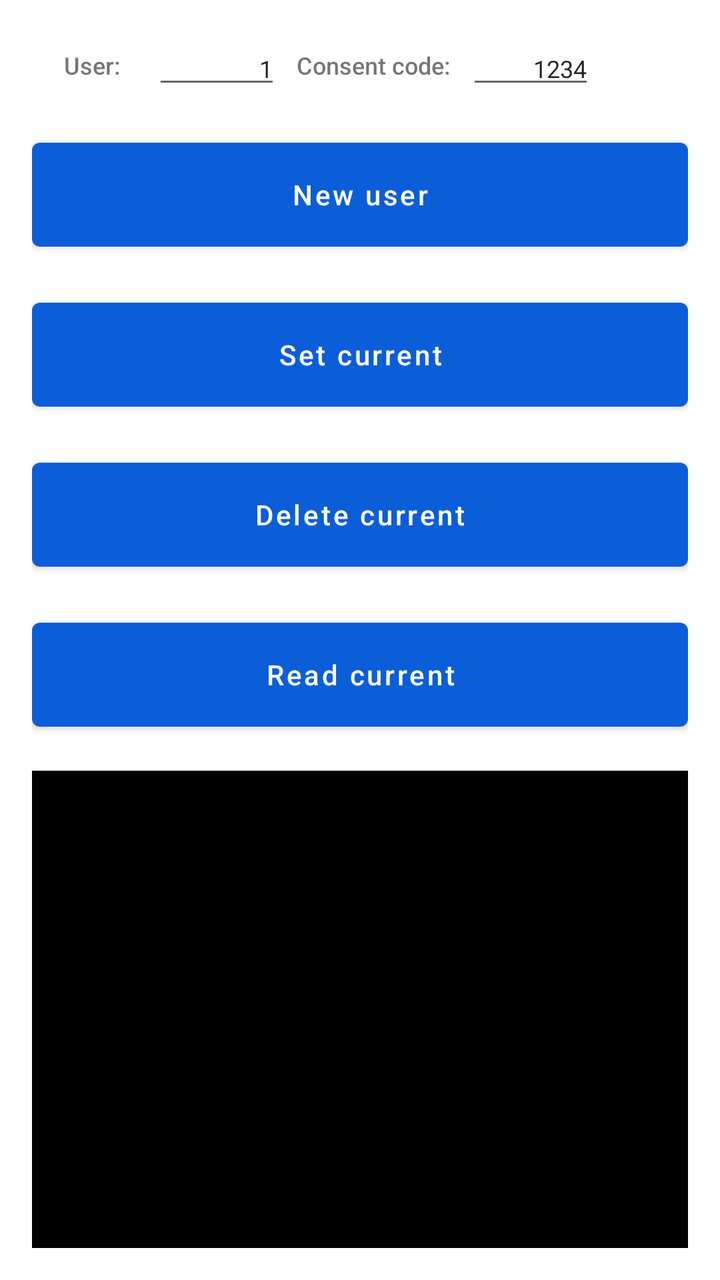
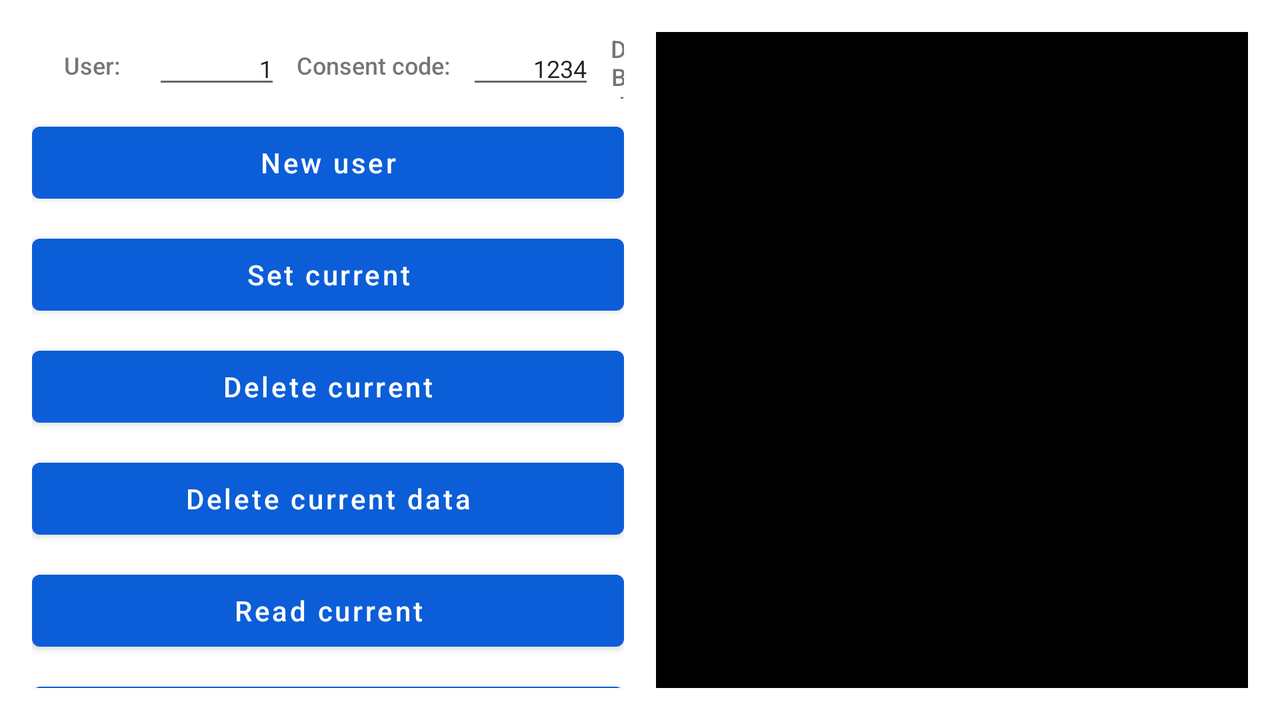

First picture: res/layout/ on a phone held upright. Second picture: the repository's own variant of that layout, on a device whose configuration matches the variant's folder. Source for both follows.
<!-- AndroidManifest.xml: application theme Theme.Btclient -->
<!-- res/layout/activity_users.xml -->
<?xml version="1.0" encoding="utf-8"?>
<androidx.constraintlayout.widget.ConstraintLayout xmlns:android="http://schemas.android.com/apk/res/android"
    xmlns:app="http://schemas.android.com/apk/res-auto"
    xmlns:tools="http://schemas.android.com/tools"
    android:layout_width="match_parent"
    android:layout_height="match_parent"
    tools:context=".ui.UsersActivity">

    <LinearLayout
        android:layout_width="match_parent"
        android:layout_height="match_parent"
        app:layout_constraintBottom_toBottomOf="parent"
        app:layout_constraintLeft_toLeftOf="parent"
        app:layout_constraintRight_toRightOf="parent"
        app:layout_constraintTop_toTopOf="parent"
        android:layout_marginTop="16dp"
        android:layout_marginStart="16dp"
        android:layout_marginEnd="16dp"
        android:weightSum="1"
        android:orientation="vertical">

    <LinearLayout
        android:layout_width="match_parent"
        android:layout_height="wrap_content"
        app:layout_constraintBottom_toBottomOf="parent"
        app:layout_constraintLeft_toLeftOf="parent"
        app:layout_constraintRight_toRightOf="parent"
        android:layout_marginBottom="16dp"
        android:orientation="horizontal">
        <TextView
            android:id="@+id/lblUserNumber"
            android:layout_width="wrap_content"
            android:layout_height="match_parent"
            android:fontFamily="sans-serif-medium"
            android:textSize="12sp"
            android:layout_marginStart="16dp"
            android:gravity="center"
            android:text="User:" />

        

        <EditText
            android:id="@+id/txtUserIndex"
            android:layout_width="64dp"
            android:layout_height="wrap_content"
            android:layout_gravity="center"
            android:text="1"
            android:textSize="12sp"
            android:layout_marginStart="16dp"
            android:textAlignment="textEnd"
            android:inputType="number"
            android:maxLength="3" />

        <TextView
            android:id="@+id/lblConsentCode"
            android:layout_width="wrap_content"
            android:layout_height="match_parent"
            android:fontFamily="sans-serif-medium"
            android:textSize="12sp"
            android:layout_marginStart="8dp"
            android:gravity="center"
            android:text="Consent code:" />

        <EditText
            android:id="@+id/txtConsentCode"
            android:layout_width="64dp"
            android:layout_height="wrap_content"
            android:layout_gravity="center"
            android:text="1234"
            android:textSize="12sp"
            android:layout_marginStart="8dp"
            android:textAlignment="textEnd"
            android:inputType="number"
            android:maxLength="4" />


    </LinearLayout>

    <Button
            android:id="@+id/btnNewUser"
            android:layout_width="match_parent"
            android:layout_height="64dp"
            android:text="@string/new_user"
            app:layout_constraintBottom_toBottomOf="parent"
            app:layout_constraintLeft_toLeftOf="parent"
            app:layout_constraintRight_toRightOf="parent"
            android:layout_gravity="bottom"
            android:layout_marginBottom="16dp"
            android:textAllCaps="false"
            android:onClick="newUser" />

        <Button
            android:id="@+id/setUser"
            android:layout_height="64dp"
            android:layout_width="match_parent"
            android:text="@string/set_user"
            android:textAllCaps="false"
            android:layout_marginBottom="16dp"
            android:onClick="setUser" />

        <Button
            android:id="@+id/deleteUser"
            android:layout_width="match_parent"
            android:layout_height="64dp"
            android:text="@string/delete_user"
            app:layout_constraintBottom_toBottomOf="parent"
            app:layout_constraintLeft_toLeftOf="parent"
            app:layout_constraintRight_toRightOf="parent"
            android:layout_gravity="bottom"
            android:layout_marginBottom="16dp"
            android:textAllCaps="false"
            android:onClick="deleteUser" />

        <Button
            android:id="@+id/readCurrentUser"
            android:layout_width="match_parent"
            android:layout_height="64dp"
            android:text="@string/read_current_user"
            app:layout_constraintBottom_toBottomOf="parent"
            app:layout_constraintLeft_toLeftOf="parent"
            app:layout_constraintRight_toRightOf="parent"
            android:layout_gravity="bottom"
            android:layout_marginBottom="16dp"
            android:textAllCaps="false"
            android:onClick="readCurrentUser" />

        <TextView
            android:id="@+id/usersLog"
            android:layout_width="match_parent"
            android:layout_height="0dp"
            android:layout_weight="1"
            android:scrollbars="vertical"
            android:background="@color/black"
            android:textColor="@color/white"
            android:layout_marginBottom="16dp" />

    </LinearLayout>

</androidx.constraintlayout.widget.ConstraintLayout>
<!-- resources referenced by this layout -->
<resources>
  <color name="black">#FF000000</color>
  <color name="white">#FFFFFFFF</color>
  <string name="delete_user">Delete current</string>
  <string name="new_user">New user</string>
  <string name="read_current_user">Read current</string>
  <string name="set_user">Set current</string>
  <style name="Theme.Btclient" parent="Theme.MaterialComponents.DayNight.DarkActionBar">
          
          <item name="colorPrimary">@color/philips_blue_base</item>
          <item name="colorPrimaryVariant">@color/philips_blue_base</item>
          <item name="colorOnPrimary">@color/white</item>
          
          <item name="colorSecondary">@color/philips_blue_deep</item>
          <item name="colorSecondaryVariant">@color/philips_blue_deep</item>
          <item name="colorOnSecondary">@color/black</item>
          
          <item name="android:statusBarColor" tools:targetApi="l">?attr/colorPrimary</item>
          
      </style>
  <color name="philips_blue_base">#0b5ed7</color>
  <color name="philips_blue_deep">#000066</color>
</resources>
<!-- res/layout-land/activity_users.xml (the repository's variant of the layout above) -->
<!-- drawn on the phone turned sideways -->
<?xml version="1.0" encoding="utf-8"?>
<androidx.constraintlayout.widget.ConstraintLayout xmlns:android="http://schemas.android.com/apk/res/android"
    xmlns:app="http://schemas.android.com/apk/res-auto"
    xmlns:tools="http://schemas.android.com/tools"
    android:layout_width="match_parent"
    android:layout_height="match_parent"
    tools:context=".ui.UsersActivity">

    <LinearLayout
        android:layout_width="match_parent"
        android:layout_height="match_parent"
        android:layout_marginTop="16dp"
        android:layout_marginBottom="16dp"
        android:layout_marginStart="16dp"
        android:layout_marginEnd="16dp"
        android:orientation="horizontal"
        android:weightSum="1"
        app:layout_constraintBottom_toBottomOf="parent"
        app:layout_constraintLeft_toLeftOf="parent"
        app:layout_constraintRight_toRightOf="parent"
        app:layout_constraintTop_toTopOf="parent">

        <LinearLayout
            android:layout_marginEnd="16dp"
            android:layout_width="0dp"
            android:layout_height="match_parent"
            android:layout_weight="0.50"
            android:orientation="vertical">

            <LinearLayout
                android:layout_width="match_parent"
                android:layout_height="wrap_content"
                android:layout_marginBottom="8dp"
                android:orientation="horizontal">
                <TextView
                    android:id="@+id/lblUserNumber"
                    android:layout_width="wrap_content"
                    android:layout_height="match_parent"
                    android:fontFamily="sans-serif-medium"
                    android:textSize="12sp"
                    android:layout_marginStart="16dp"
                    android:gravity="center"
                    android:text="User:" />

                

                <EditText
                    android:id="@+id/txtUserIndex"
                    android:layout_width="64dp"
                    android:layout_height="wrap_content"
                    android:layout_gravity="center"
                    android:text="1"
                    android:textSize="12sp"
                    android:layout_marginStart="16dp"
                    android:textAlignment="textEnd"
                    android:inputType="number"
                    android:maxLength="3" />

                <TextView
                    android:id="@+id/lblConsentCode"
                    android:layout_width="wrap_content"
                    android:layout_height="match_parent"
                    android:fontFamily="sans-serif-medium"
                    android:textSize="12sp"
                    android:layout_marginStart="8dp"
                    android:gravity="center"
                    android:text="Consent code:" />

                <EditText
                    android:id="@+id/txtConsentCode"
                    android:layout_width="64dp"
                    android:layout_height="wrap_content"
                    android:layout_gravity="center"
                    android:text="1234"
                    android:textSize="12sp"
                    android:layout_marginStart="8dp"
                    android:textAlignment="textEnd"
                    android:inputType="number"
                    android:maxLength="4" />


                <TextView
                    android:id="@+id/lblDbInc"
                    android:layout_width="wrap_content"
                    android:layout_height="match_parent"
                    android:fontFamily="sans-serif-medium"
                    android:textSize="12sp"
                    android:layout_marginStart="8dp"
                    android:gravity="center"
                    android:text="DB Inc:" />

                <EditText
                    android:id="@+id/txtDbInc"
                    android:layout_width="32dp"
                    android:layout_height="wrap_content"
                    android:layout_gravity="center"
                    android:text="1"
                    android:textSize="12sp"
                    android:layout_marginStart="4dp"
                    android:textAlignment="textEnd"
                    android:inputType="number"
                    android:maxLength="4" />

                <TextView
                    android:id="@+id/lblText"
                    android:layout_width="wrap_content"
                    android:layout_height="match_parent"
                    android:fontFamily="sans-serif-medium"
                    android:textSize="12sp"
                    android:layout_marginStart="4dp"
                    android:gravity="center"
                    android:text="Text:" />

                <EditText
                    android:id="@+id/txtText"
                    android:layout_width="32dp"
                    android:layout_height="wrap_content"
                    android:layout_gravity="center"
                    android:textSize="12sp"
                    android:layout_marginStart="4dp"
                    android:textAlignment="textEnd"
                    android:maxLength="8" />

            </LinearLayout>

            <Button
                android:id="@+id/btnNewUser"
                android:layout_width="match_parent"
                android:layout_height="48dp"
                android:text="@string/new_user"
                app:layout_constraintBottom_toBottomOf="parent"
                app:layout_constraintLeft_toLeftOf="parent"
                app:layout_constraintRight_toRightOf="parent"
                android:layout_gravity="bottom"
                android:layout_marginBottom="8dp"
                android:textAllCaps="false"
                android:onClick="newUser" />

            <Button
                android:id="@+id/setUser"
                android:layout_height="48dp"
                android:layout_width="match_parent"
                android:text="@string/set_user"
                android:textAllCaps="false"
                android:layout_marginBottom="8dp"
                android:onClick="setUser" />

            <Button
                android:id="@+id/deleteUser"
                android:layout_width="match_parent"
                android:layout_height="48dp"
                android:text="@string/delete_user"
                app:layout_constraintBottom_toBottomOf="parent"
                app:layout_constraintLeft_toLeftOf="parent"
                app:layout_constraintRight_toRightOf="parent"
                android:layout_gravity="bottom"
                android:layout_marginBottom="8dp"
                android:textAllCaps="false"
                android:onClick="deleteUser" />

            <Button
                android:id="@+id/deleteUserData"
                android:layout_width="match_parent"
                android:layout_height="48dp"
                android:text="@string/delete_user_data"
                app:layout_constraintBottom_toBottomOf="parent"
                app:layout_constraintLeft_toLeftOf="parent"
                app:layout_constraintRight_toRightOf="parent"
                android:layout_gravity="bottom"
                android:layout_marginBottom="8dp"
                android:textAllCaps="false"
                android:onClick="deleteUserData" />

            <Button
                android:id="@+id/readCurrentUser"
                android:layout_width="match_parent"
                android:layout_height="48dp"
                android:text="@string/read_current_user"
                app:layout_constraintBottom_toBottomOf="parent"
                app:layout_constraintLeft_toLeftOf="parent"
                app:layout_constraintRight_toRightOf="parent"
                android:layout_gravity="bottom"
                android:layout_marginBottom="8dp"
                android:textAllCaps="false"
                android:onClick="readCurrentUser" />

            <Button
                android:id="@+id/readFirstName"
                android:layout_width="match_parent"
                android:layout_height="48dp"
                android:text="Read user first name"
                app:layout_constraintBottom_toBottomOf="parent"
                app:layout_constraintLeft_toLeftOf="parent"
                app:layout_constraintRight_toRightOf="parent"
                android:layout_gravity="bottom"
                android:layout_marginBottom="16dp"
                android:textAllCaps="false"
                android:onClick="readCurrentUserFirstName" />

        </LinearLayout>

        <TextView
            android:id="@+id/usersLog"
            android:layout_width="0dp"
            android:layout_height="match_parent"
            android:layout_weight="1"
            android:scrollbars="vertical"
            android:background="@color/black"
            android:textColor="@color/white" />

    </LinearLayout>

</androidx.constraintlayout.widget.ConstraintLayout>
<!-- resources referenced by the variant -->
<!-- as the phone turned sideways resolves them -->
<resources>
  <color name="black">#FF000000</color>
  <color name="white">#FFFFFFFF</color>
  <string name="delete_user">Delete current</string>
  <string name="delete_user_data">Delete current data</string>
  <string name="new_user">New user</string>
  <string name="read_current_user">Read current</string>
  <string name="set_user">Set current</string>
  <style name="Theme.Btclient" parent="Theme.MaterialComponents.DayNight.DarkActionBar">
          
          <item name="colorPrimary">@color/philips_blue_base</item>
          <item name="colorPrimaryVariant">@color/philips_blue_base</item>
          <item name="colorOnPrimary">@color/white</item>
          
          <item name="colorSecondary">@color/philips_blue_deep</item>
          <item name="colorSecondaryVariant">@color/philips_blue_deep</item>
          <item name="colorOnSecondary">@color/black</item>
          
          <item name="android:statusBarColor" tools:targetApi="l">?attr/colorPrimary</item>
          
      </style>
  <color name="philips_blue_base">#0b5ed7</color>
  <color name="philips_blue_deep">#000066</color>
</resources>
